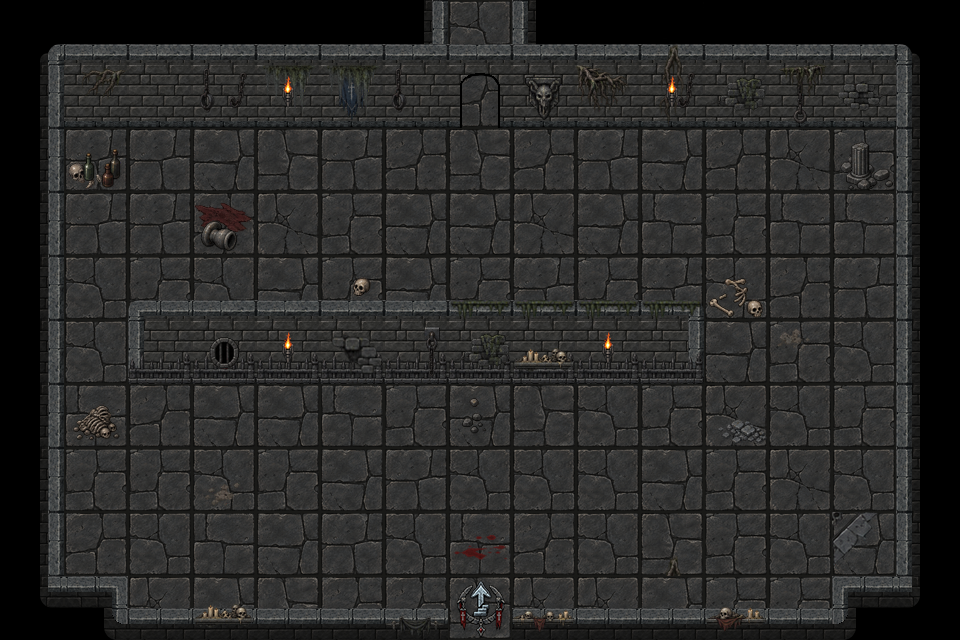

This game map was drawn from its Tiled (.tmx) file and the tilesets committed beside it. A one-line description and the full map source follow:
An orthogonal 15x10 tile map with 64x64 px tiles, 12 tile layers (Ground, GroundDetails_01, GroundDetails_02, WallsBack_02, ...), 4 tilesets and 15 objects (lantern_warden, Spawn, exit_north, exit_back).

<map version="1.10" tiledversion="1.12.2" orientation="orthogonal" renderorder="right-down" width="15" height="10" tilewidth="64" tileheight="64" infinite="0" nextlayerid="19" nextobjectid="25">
 <tileset firstgid="1" source="act3_floor_64.tsx" />
 <tileset firstgid="9" source="items.tsx" />
 <tileset firstgid="177" source="my_tiles_textured_v9.tsx" />
 <tileset firstgid="258" source="torches/torches.tsx" />
 <layer id="1" name="Ground" width="15" height="10">
  <data encoding="csv">
0,0,0,0,0,0,0,3,0,0,0,0,0,0,0,
0,0,0,0,0,0,0,5,0,0,0,0,0,0,0,
0,7,7,2,6,7,5,6,5,7,2,5,8,1,0,
0,7,7,5,8,1,2,2,8,2,4,1,4,4,0,
0,3,1,3,2,1,2,1,7,1,7,3,5,7,0,
0,3,6,6,6,3,1,7,4,3,5,2,1,3,0,
0,4,5,2,2,4,1,2,6,3,1,8,3,1,0,
0,1,1,3,1,2,7,3,3,3,2,1,8,3,0,
0,5,3,4,2,7,3,4,5,3,6,1,3,2,0,
0,0,8,2,6,5,5,6,8,8,2,1,1,0,0
</data>
 </layer>
 <layer id="8" name="GroundDetails_01" width="15" height="10">
  <data encoding="csv">
0,0,0,0,0,0,0,0,0,0,0,0,0,0,0,
0,0,0,0,0,0,0,0,0,0,0,0,0,0,0,
0,104,0,0,0,0,0,0,0,0,0,0,0,36,0,
0,0,0,111,0,0,0,0,0,0,0,0,0,0,0,
0,0,0,0,0,46,0,0,0,0,0,45,0,0,0,
0,0,0,0,0,0,0,0,0,0,0,0,108,0,0,
0,63,0,0,0,0,0,47,0,0,0,0,0,0,0,
0,0,0,109,0,0,0,0,0,0,0,0,0,0,0,
0,0,0,0,0,0,0,35,0,0,0,0,0,82,0,
0,0,0,0,0,0,0,0,0,0,0,0,0,0,0
</data>
 </layer>
 <layer id="9" name="GroundDetails_02" width="15" height="10">
  <data encoding="csv">
0,0,0,0,0,0,0,0,0,0,0,0,0,0,0,
0,0,0,0,0,0,0,0,0,0,0,0,0,0,0,
0,43,0,0,0,0,0,0,0,0,0,0,0,39,0,
0,0,0,59,0,0,0,0,0,0,0,0,0,0,0,
0,0,0,0,0,0,0,0,0,0,0,0,0,0,0,
0,0,0,0,0,0,0,0,0,0,0,0,0,0,0,
0,0,0,0,0,0,0,0,0,0,0,100,0,0,0,
0,0,0,0,0,0,0,0,0,0,0,0,0,0,0,
0,0,0,0,0,0,0,0,0,0,0,0,0,0,0,
0,0,0,0,0,0,0,0,0,0,0,0,0,0,0
</data>
 </layer>
 <layer id="3" name="WallsBack_02" width="15" height="10">
  <data encoding="csv">
0,0,0,0,0,0,186,0,188,0,0,0,0,0,0,
0,0,0,0,0,0,0,0,0,0,0,0,0,0,0,
0,0,0,0,0,0,0,0,0,0,0,0,0,0,0,
0,0,0,0,0,0,0,0,0,0,0,0,0,0,0,
0,0,0,0,0,0,0,0,0,0,0,0,0,0,0,
0,0,0,0,0,0,0,0,0,0,0,0,0,0,0,
0,0,0,0,0,0,0,0,0,0,0,0,0,0,0,
0,0,0,0,0,0,0,0,0,0,0,0,0,0,0,
0,0,0,0,0,0,0,0,0,0,0,0,0,0,0,
0,0,0,0,0,0,0,0,0,0,0,0,0,0,0
</data>
 </layer>
 <layer id="2" name="WallsBack_01" width="15" height="10">
  <data encoding="csv">
177,178,178,178,178,178,178,178,178,178,178,178,178,178,179,
186,187,187,187,187,187,187,247,187,187,187,187,187,187,188,
186,0,0,0,0,0,0,0,0,0,0,0,0,0,188,
186,0,0,0,0,0,0,0,0,0,0,0,0,0,188,
186,0,0,0,0,0,0,0,0,0,0,0,0,0,188,
186,0,0,0,0,0,0,0,0,0,0,0,0,0,188,
186,0,0,0,0,0,0,0,0,0,0,0,0,0,188,
186,0,0,0,0,0,0,0,0,0,0,0,0,0,188,
186,0,0,0,0,0,0,0,0,0,0,0,0,0,188,
0,0,0,0,0,0,0,0,0,0,0,0,0,0,0
</data>
 </layer>
 <layer id="5" name="WallsFront_02" width="15" height="10">
  <data encoding="csv">
0,0,0,0,0,0,0,0,0,0,0,0,0,0,0,
0,0,0,0,0,0,0,0,0,0,0,0,0,0,0,
0,0,0,0,0,0,0,0,0,0,0,0,0,0,0,
0,0,0,0,0,0,0,0,0,0,0,0,0,0,0,
0,0,234,178,178,178,178,178,178,178,232,0,0,0,0,
0,0,243,187,187,187,187,187,187,187,241,0,0,0,0,
0,0,0,0,0,0,0,0,0,0,0,0,0,0,0,
0,0,0,0,0,0,0,0,0,0,0,0,0,0,0,
0,0,0,0,0,0,0,0,0,0,0,0,0,0,0,
0,0,0,0,0,0,0,0,0,0,0,0,0,0,0
</data>
 </layer>
 <layer id="4" name="WallsFront_01" width="15" height="10">
  <data encoding="csv">
0,0,0,0,0,0,0,0,0,0,0,0,0,0,0,
0,0,0,0,0,0,0,0,0,0,0,0,0,0,0,
0,0,0,0,0,0,0,0,0,0,0,0,0,0,0,
0,0,0,0,0,0,0,0,0,0,0,0,0,0,0,
0,0,0,0,0,0,0,0,0,0,0,0,0,0,0,
0,0,0,0,0,0,0,0,0,0,0,0,0,0,0,
0,0,0,0,0,0,0,0,0,0,0,0,0,0,0,
0,0,0,0,0,0,0,0,0,0,0,0,0,0,0,
0,0,0,0,0,0,0,0,0,0,0,0,0,0,0,
211,2147483853,207,207,207,207,207,0,207,207,207,207,207,205,2147483859
</data>
 </layer>
 <layer id="10" name="DecorFront_01" width="15" height="10">
  <data encoding="csv">
0,0,0,0,0,0,0,0,0,0,0,0,0,0,0,
0,0,0,0,0,0,0,0,0,0,0,0,0,0,0,
0,0,0,0,0,0,0,0,0,0,0,0,0,0,0,
0,0,0,0,0,0,0,0,0,0,0,0,0,0,0,
0,0,0,0,0,0,0,0,0,0,0,0,0,0,0,
0,0,106,106,106,106,106,106,106,106,106,0,0,0,0,
0,0,0,0,0,0,0,0,0,0,0,0,0,0,0,
0,0,0,0,0,0,0,0,0,0,0,0,0,0,0,
0,0,0,0,0,0,0,0,0,0,73,0,0,0,0,
0,0,0,0,0,0,0,0,0,0,0,0,0,0,0
</data>
 </layer>
 <layer id="11" name="DecorFront_02" width="15" height="10">
  <data encoding="csv">
0,0,0,0,0,0,0,0,0,0,0,0,0,0,0,
0,0,0,0,0,0,0,0,0,0,0,0,0,0,0,
0,0,0,0,0,0,0,0,0,0,0,0,0,0,0,
0,0,0,0,0,0,0,0,0,0,0,0,0,0,0,
0,0,0,0,0,0,0,123,123,123,123,0,0,0,0,
0,0,0,22,0,121,98,92,132,0,0,0,0,0,0,
0,0,0,0,0,0,0,0,0,0,0,0,0,0,0,
0,0,0,0,0,0,0,0,0,0,0,0,0,0,0,
0,0,0,0,0,0,0,0,0,0,0,0,0,0,0,
0,0,0,132,0,0,125,253,135,0,0,136,0,0,0
</data>
 </layer>
 <layer id="7" name="DecorBack_02" width="15" height="10">
  <data encoding="csv">
0,0,0,0,0,0,0,0,0,0,0,0,0,0,0,
0,75,0,96,0,76,97,0,0,0,96,92,95,19,0,
0,0,0,0,0,0,0,0,0,0,0,0,0,0,0,
0,0,0,0,0,0,0,0,0,0,0,0,0,0,0,
0,0,0,0,0,0,0,0,0,0,0,0,0,0,0,
0,0,0,0,0,0,0,0,0,0,0,0,0,0,0,
0,0,0,0,0,0,0,0,0,0,0,0,0,0,0,
0,0,0,0,0,0,0,0,0,0,0,0,0,0,0,
0,0,0,0,0,0,0,0,0,0,0,0,0,0,0,
0,0,0,0,0,0,0,0,0,0,0,0,0,0,0
</data>
 </layer>
 <layer id="6" name="DecorBack_01" width="15" height="10">
  <data encoding="csv">
0,0,0,0,0,0,0,0,0,0,73,0,0,0,0,
0,0,0,97,93,93,0,0,30,74,85,0,86,0,0,
0,0,0,0,0,0,0,0,0,0,0,0,0,0,0,
0,0,0,0,0,0,0,0,0,0,0,0,0,0,0,
0,0,0,0,0,0,0,0,0,0,0,0,0,0,0,
0,0,0,0,0,0,0,0,0,0,0,0,0,0,0,
0,0,0,0,0,0,0,0,0,0,0,0,0,0,0,
0,0,0,0,0,0,0,0,0,0,0,0,0,0,0,
0,0,0,0,0,0,0,0,0,0,0,0,0,0,0,
0,0,0,0,0,0,0,0,0,0,0,0,0,0,0
</data>
 </layer>
 <layer id="18" name="Torches" width="15" height="10">
  <data encoding="csv">
0,0,0,0,0,0,0,0,0,0,0,0,0,0,0,
0,0,0,0,261,0,0,0,0,0,261,0,0,0,0,
0,0,0,0,0,0,0,0,0,0,0,0,0,0,0,
0,0,0,0,0,0,0,0,0,0,0,0,0,0,0,
0,0,0,0,0,0,0,0,0,0,0,0,0,0,0,
0,0,0,0,261,0,0,0,0,261,0,0,0,0,0,
0,0,0,0,0,0,0,0,0,0,0,0,0,0,0,
0,0,0,0,0,0,0,0,0,0,0,0,0,0,0,
0,0,0,0,0,0,0,0,0,0,0,0,0,0,0,
0,0,0,0,0,0,0,0,0,0,0,0,0,0,0
</data>
 </layer>
 <objectgroup id="12" name="Entities">
  <object id="23" name="lantern_warden" x="289.989" y="480.358">
   <point />
  </object>
  <object id="24" name="Spawn" x="480" y="544">
   <point />
  </object>
 </objectgroup>
 <objectgroup id="14" name="Connectors">
  <object id="7" name="exit_north" x="479.333" y="32">
   <point />
  </object>
  <object id="8" name="exit_back" x="480.667" y="616.667">
   <point />
  </object>
 </objectgroup>
 <objectgroup id="16" name="Blocked">
  <object id="9" x="14" y="72.6667" width="412" height="40.6667" />
  <object id="10" x="532" y="75.3333" width="409.333" height="32.6667" />
  <object id="11" x="136" y="339.333" width="566" height="24" />
  <object id="13" x="846" y="592" width="93.333" height="36" />
  <object id="14" x="16" y="594" width="96" height="24" />
  <object id="15" x="904" y="38.6667" width="44" height="590" />
  <object id="16" x="12.6667" y="14.6667" width="40.6667" height="605.333" />
  <object id="17" x="47.3333" y="15.3333" width="380" height="24.6667" />
  <object id="18" x="538" y="12" width="410" height="28.6667" />
 </objectgroup>
 <objectgroup id="17" name="Barriers">
  <object id="21" x="115" y="630" width="331.5" height="3.5" />
  <object id="22" x="520" y="628.5" width="327" height="5.5" />
 </objectgroup>
</map>
